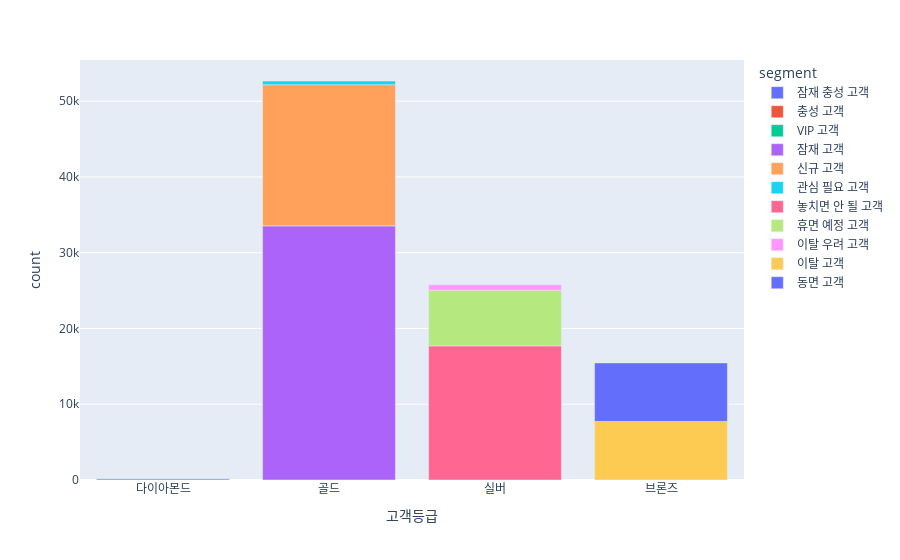

Notebook cell for this chart:
### Markdown cell above
## 고객 등급별 고객 수

### Code cell
grade = data.groupby(['고객등급', '등급점수', 'segment'])['customer_unique_id'].nunique().reset_index().sort_values(by=['등급점수', 'customer_unique_id'], ascending = False)
grade.rename(columns = {'customer_unique_id' : 'count'}, inplace = True)

fig = px.bar(grade, x = '고객등급', y = 'count', color = 'segment')
fig.show()

### Figure 1 — Plotly figure (JSON) as saved in the notebook; plotly's stock layout.template omitted (floating-point values rounded to 4 significant figures)
{"data": [{"alignmentgroup": "True", "hovertemplate": "segment=잠재 충성 고객<br>고객등급=%{x}<br>count=%{y}<extra></extra>", "legendgroup": "잠재 충성 고객", "marker": {"color": "#636efa", "pattern": {"shape": ""}}, "name": "잠재 충성 고객", "offsetgroup": "잠재 충성 고객", "orientation": "v", "showlegend": true, "textposition": "auto", "type": "bar", "x": ["다이아몬드"], "xaxis": "x", "y": [149], "yaxis": "y"}, {"alignmentgroup": "True", "hovertemplate": "segment=충성 고객<br>고객등급=%{x}<br>count=%{y}<extra></extra>", "legendgroup": "충성 고객", "marker": {"color": "#EF553B", "pattern": {"shape": ""}}, "name": "충성 고객", "offsetgroup": "충성 고객", "orientation": "v", "showlegend": true, "textposition": "auto", "type": "bar", "x": ["다이아몬드"], "xaxis": "x", "y": [58], "yaxis": "y"}, {"alignmentgroup": "True", "hovertemplate": "segment=VIP 고객<br>고객등급=%{x}<br>count=%{y}<extra></extra>", "legendgroup": "VIP 고객", "marker": {"color": "#00cc96", "pattern": {"shape": ""}}, "name": "VIP 고객", "offsetgroup": "VIP 고객", "orientation": "v", "showlegend": true, "textposition": "auto", "type": "bar", "x": ["다이아몬드"], "xaxis": "x", "y": [30], "yaxis": "y"}, {"alignmentgroup": "True", "hovertemplate": "segment=잠재 고객<br>고객등급=%{x}<br>count=%{y}<extra></extra>", "legendgroup": "잠재 고객", "marker": {"color": "#ab63fa", "pattern": {"shape": ""}}, "name": "잠재 고객", "offsetgroup": "잠재 고객", "orientation": "v", "showlegend": true, "textposition": "auto", "type": "bar", "x": ["골드"], "xaxis": "x", "y": [33544], "yaxis": "y"}, {"alignmentgroup": "True", "hovertemplate": "segment=신규 고객<br>고객등급=%{x}<br>count=%{y}<extra></extra>", "legendgroup": "신규 고객", "marker": {"color": "#FFA15A", "pattern": {"shape": ""}}, "name": "신규 고객", "offsetgroup": "신규 고객", "orientation": "v", "showlegend": true, "textposition": "auto", "type": "bar", "x": ["골드"], "xaxis": "x", "y": [18629], "yaxis": "y"}, {"alignmentgroup": "True", "hovertemplate": "segment=관심 필요 고객<br>고객등급=%{x}<br>count=%{y}<extra></extra>", "legendgroup": "관심 필요 고객", "marker": {"color": "#19d3f3", "pattern": {"shape": ""}}, "name": "관심 필요 고객", "offsetgroup": "관심 필요 고객", "orientation": "v", "showlegend": true, "textposition": "auto", "type": "bar", "x": ["골드"], "xaxis": "x", "y": [489], "yaxis": "y"}, {"alignmentgroup": "True", "hovertemplate": "segment=놓치면 안 될 고객<br>고객등급=%{x}<br>count=%{y}<extra></extra>", "legendgroup": "놓치면 안 될 고객", "marker": {"color": "#FF6692", "pattern": {"shape": ""}}, "name": "놓치면 안 될 고객", "offsetgroup": "놓치면 안 될 고객", "orientation": "v", "showlegend": true, "textposition": "auto", "type": "bar", "x": ["실버"], "xaxis": "x", "y": [17705], "yaxis": "y"}, {"alignmentgroup": "True", "hovertemplate": "segment=휴면 예정 고객<br>고객등급=%{x}<br>count=%{y}<extra></extra>", "legendgroup": "휴면 예정 고객", "marker": {"color": "#B6E880", "pattern": {"shape": ""}}, "name": "휴면 예정 고객", "offsetgroup": "휴면 예정 고객", "orientation": "v", "showlegend": true, "textposition": "auto", "type": "bar", "x": ["실버"], "xaxis": "x", "y": [7339], "yaxis": "y"}, {"alignmentgroup": "True", "hovertemplate": "segment=이탈 우려 고객<br>고객등급=%{x}<br>count=%{y}<extra></extra>", "legendgroup": "이탈 우려 고객", "marker": {"color": "#FF97FF", "pattern": {"shape": ""}}, "name": "이탈 우려 고객", "offsetgroup": "이탈 우려 고객", "orientation": "v", "showlegend": true, "textposition": "auto", "type": "bar", "x": ["실버"], "xaxis": "x", "y": [710], "yaxis": "y"}, {"alignmentgroup": "True", "hovertemplate": "segment=이탈 고객<br>고객등급=%{x}<br>count=%{y}<extra></extra>", "legendgroup": "이탈 고객", "marker": {"color": "#FECB52", "pattern": {"shape": ""}}, "name": "이탈 고객", "offsetgroup": "이탈 고객", "orientation": "v", "showlegend": true, "textposition": "auto", "type": "bar", "x": ["브론즈"], "xaxis": "x", "y": [7730], "yaxis": "y"}, {"alignmentgroup": "True", "hovertemplate": "segment=동면 고객<br>고객등급=%{x}<br>count=%{y}<extra></extra>", "legendgroup": "동면 고객", "marker": {"color": "#636efa", "pattern": {"shape": ""}}, "name": "동면 고객", "offsetgroup": "동면 고객", "orientation": "v", "showlegend": true, "textposition": "auto", "type": "bar", "x": ["브론즈"], "xaxis": "x", "y": [7723], "yaxis": "y"}], "layout": {"barmode": "relative", "legend": {"title": {"text": "segment"}, "tracegroupgap": 0}, "margin": {"t": 60}, "xaxis": {"anchor": "y", "domain": [0, 1], "title": {"text": "고객등급"}}, "yaxis": {"anchor": "x", "domain": [0, 1], "title": {"text": "count"}}}}
